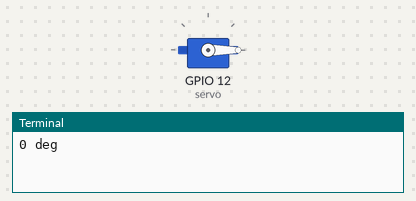
The program below on a simulated Raspberry Pi (BCM pin numbers). On the bench: servo, the last lines printed to the terminal. Servo angles are drawn from the pulse width (0.5 ms = 0°, 2.5 ms = 180°). At 3.0 s the program stops and its outputs stay as they are.

Above: at 0.1 s.
At 1.1 s:
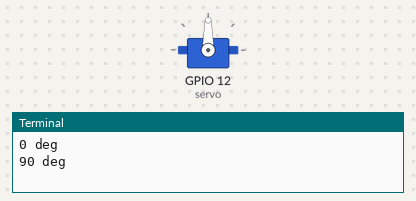
At 2.1 s:
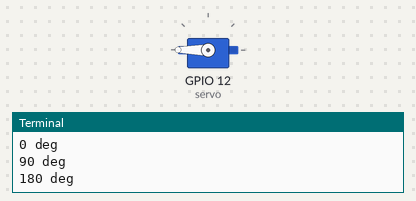
Timing chart, 0 to 3.6 s (numbered marks = the images above):
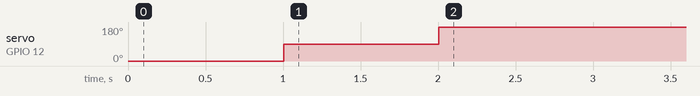

Measured:
- by itself, servo on GPIO 12 (servo): 0° → 90° at 1.0 s, → 180° 1.0 s later

The program:

MG90S.py
```python
#!/usr/bin/python3
import RPi.GPIO as GPIO
import pigpio
import time

servo = 12

# more info at http://abyz.me.uk/rpi/pigpio/python.html#set_servo_pulsewidth

pwm = pigpio.pi()
pwm.set_mode(servo, pigpio.OUTPUT)

pwm.set_PWM_frequency( servo, 50 )

print( "0 deg" )
pwm.set_servo_pulsewidth( servo, 500 ) ;
time.sleep( 1 )

print( "90 deg" )
pwm.set_servo_pulsewidth( servo, 1500 ) ;
time.sleep( 1 )

print( "180 deg" )
pwm.set_servo_pulsewidth( servo, 2500 ) ;
time.sleep( 1 )

# turning off servo
pwm.set_PWM_dutycycle(servo, 0)
pwm.set_PWM_frequency( servo, 0 )
```
